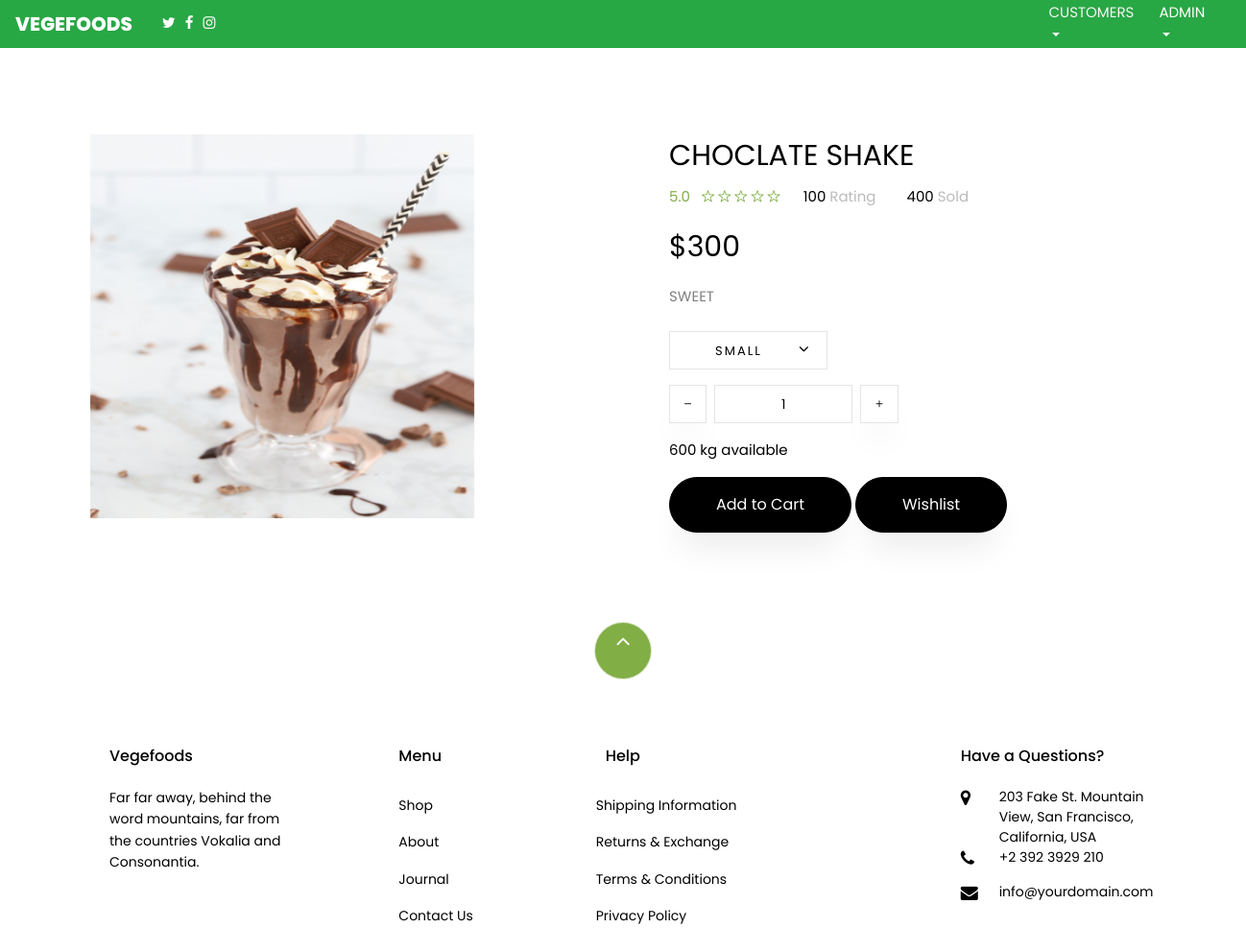
Screenshot of /view/1/ with the database file from the repository.
### app/models.py (models this page shows, shortened)
class Product(models.Model):
    name=models.CharField(max_length=30)
    cover=models.ImageField(upload_to='app/cover',null=True,blank=True)
    description =models.CharField(max_length=400)
    price=models.IntegerField()
    sold=models.IntegerField()

### app/views.py (the view)
# urls.py: path('view/<int:p>/', views.view, name='view'),
def view(request,p):
    k=Product.objects.get(id=p)
    return render(request,'product-single.html',{'b':k,})

### templates/product-single.html (shortened to what this page needs)
{% extends 'base.html' %}
{% load static %}
{% block content %}
    <section class="ftco-section">
    	<div class="container">
    		<div class="row">
    			<div class="col-lg-6 mb-5 ftco-animate">
    				<a href="#" class="image-popup"><img src="{{b.cover.url}}" class="img-fluid" alt="Colorlib Template" style="height: 400px; width:400px;"></a>
    			</div>
    			<div class="col-lg-6 product-details pl-md-5 ftco-animate">
    				<h3>{{b.name}}</h3>
    				<div class="rating d-flex">
							<p class="text-left mr-4">
								<a href="#" class="mr-2">5.0</a>
								<a href="#"><span class="ion-ios-star-outline"></span></a>
								<a href="#"><span class="ion-ios-star-outline"></span></a>
								<a href="#"><span class="ion-ios-star-outline"></span></a>
								<a href="#"><span class="ion-ios-star-outline"></span></a>
								<a href="#"><span class="ion-ios-star-outline"></span></a>
							</p>
							<p class="text-left mr-4">
								<a href="#" class="mr-2" style="color: #000;">100 <span style="color: #bbb;">Rating</span></a>
							</p>
							<p class="text-left">
								<a href="#" class="mr-2" style="color: #000;">{{b.sold}} <span style="color: #bbb;">Sold</span></a>
							</p>
						</div>
    				<p class="price"><span>${{b.price}}</span></p>
    				<p>{{b.description}}
						</p>
						<div class="row mt-4">
							<div class="col-md-6">
								<div class="form-group d-flex">
		              <div class="select-wrap">
	                  <div class="icon"><span class="ion-ios-arrow-down"></span></div>
	                  <select name="" id="" class="form-control">
	                  	<option value="">Small</option>
	                  </select>
	                </div>
		            </div>
							</div>
							<div class="input-group col-md-6 d-flex mb-3">
	             	<span class="input-group-btn mr-2">
	                	<button type="button" class="quantity-left-minus btn"  data-type="minus" data-field="">
	                   <i class="ion-ios-remove"></i>
	                	</button>
	            		</span>
	             	<input type="text" id="quantity" name="quantity" class="form-control input-number" value="1" min="1" max="100">
	             	<span class="input-group-btn ml-2">
	                	<button type="button" class="quantity-right-plus btn" data-type="plus" data-field="">
	                     <i class="ion-ios-add"></i>
	                 </button>
	             	</span>
	          	</div>
	          	<div class="col-md-12">
	          		<p style="color: #000;">600 kg available</p>
	          	</div>
          	</div>
          	<p>
				<a href="{%  url 'add_to_cart' b.id  'product'  %}" class="btn btn-black py-3 px-5">Add to Cart</a>
				<a href="{% url 'add_to_wishlist' b.id  'product' %}" class="btn btn-black py-3 px-5">Wishlist</a></p></p>
    			</div>
    		</div>
    	</div>
    </section>
    {% endblock %}

### templates/base.html (style rules this page uses)
* { margin: 0; padding: 0; }

### rows the page displays
Product: cover (picture), name "CHOCLATE SHAKE", sold "400", price "300", description "SWEET"
